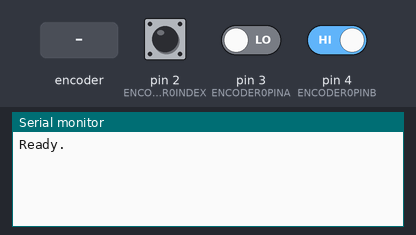
Simulated run of this sketch. Board: Arduino Uno, built with avr-gcc and run on an emulated ATmega328P. Shown: the last lines printed to the serial monitor. The inputs (shaded band) are chosen by the test bench; at power-on: pin 2 (ENCODER0INDEX) HIGH, pin 3 (ENCODER0PINA) LOW, pin 4 (ENCODER0PINB) HIGH.

Above: at 1.2 s.
1.3 s: rotary encoder on pin 3 (ENCODER0PINA) / pin 4 (ENCODER0PINB) turned 1 step (first pin leading)
At 2.0 s:
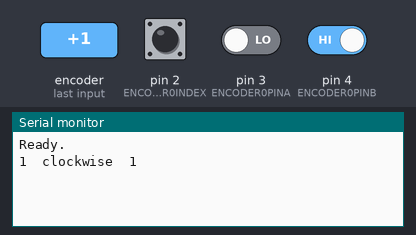
3.0 s: rotary encoder on pin 3 (ENCODER0PINA) / pin 4 (ENCODER0PINB) turned 2 steps (second pin leading)
At 4.3 s:
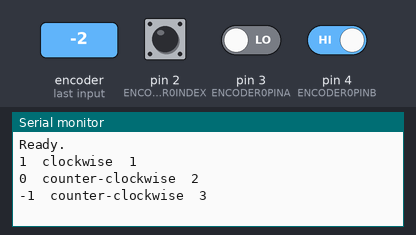
4.9 s: pin 2 (ENCODER0INDEX) pulsed LOW 2 times (0.12 s each, 0.3 s apart)
At 6.3 s:
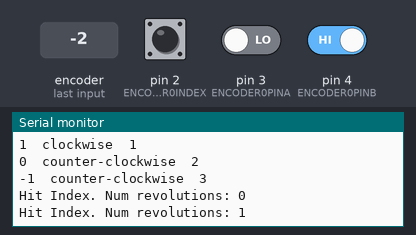

Measured:
- after the input at 1.3 s, the serial monitor: prints a new line after 0.05 s (image 1)
- after the input at 3.0 s, the serial monitor: prints a new line after 0.08 s (image 2)
- after the input at 4.9 s, the serial monitor: prints a new line after 0.12 s (image 3)

The sketch:

EncoderDemo.ino
```cpp
/****************************************************************************************

Author:    Brenda A Bell
Modified by Derek Schumacher on March 24, 2015

****************************************************************************************/

#define ENCODER0PINA         3      // this pin needs to support interrupts
#define ENCODER0PINB         4     // no interrupt required
#define ENCODER0INDEX        2      //interrupt required
#define CPR                  400    // encoder cycles per revolution
#define CLOCKWISE            2       // direction constant
#define COUNTER_CLOCKWISE    1       // direction constant

// variables modified by interrupt handler must be declared as volatile
volatile long encoder0Position = 0;
volatile long interruptsReceived = 0;
volatile long numRotations = 0;

// track direction: 0 = counter-clockwise; 1 = clockwise
short currentDirection = CLOCKWISE;

// track last position so we know whether it's worth printing new output
long previousPosition = 0;

void setup()
{

  // inputs
  pinMode(ENCODER0PINA, INPUT);
  pinMode(ENCODER0PINB, INPUT);
  pinMode(ENCODER0INDEX, INPUT);

  // interrupts
  attachInterrupt(1, onInterrupt, RISING);
  attachInterrupt(0, onIndexChanged, RISING);

  // enable diagnostic output
  Serial.begin (9600);
  Serial.println("\n\n\n");
  Serial.println("Ready.");
}

void loop()
{
  // only display position info if has changed
  if (encoder0Position != previousPosition )
  {
    Serial.print(encoder0Position, DEC);
    Serial.print("\t");
    Serial.print(currentDirection == CLOCKWISE ? "clockwise" : "counter-clockwise");
    Serial.print("\t");
    Serial.println(interruptsReceived, DEC);
    previousPosition = encoder0Position;
  }
}

// interrupt function needs to do as little as possible
void onInterrupt()
{
  // read both inputs
  int a = digitalRead(ENCODER0PINA);
  int b = digitalRead(ENCODER0PINB);

  if (a == b )
  {
    // b is leading a (counter-clockwise)
    encoder0Position--;
    currentDirection = COUNTER_CLOCKWISE;
  }
  else
  {
    // a is leading b (clockwise)
    encoder0Position++;
    currentDirection = CLOCKWISE;
  }

  // track 0 to 400
  encoder0Position = encoder0Position % CPR;

  // track the number of interrupts
  interruptsReceived++;
}

void onIndexChanged()
{
    //If we hit the index, display that information.
  Serial.print("Hit Index. Num revolutions: ");
  Serial.println(numRotations);
  numRotations++;
}
```
